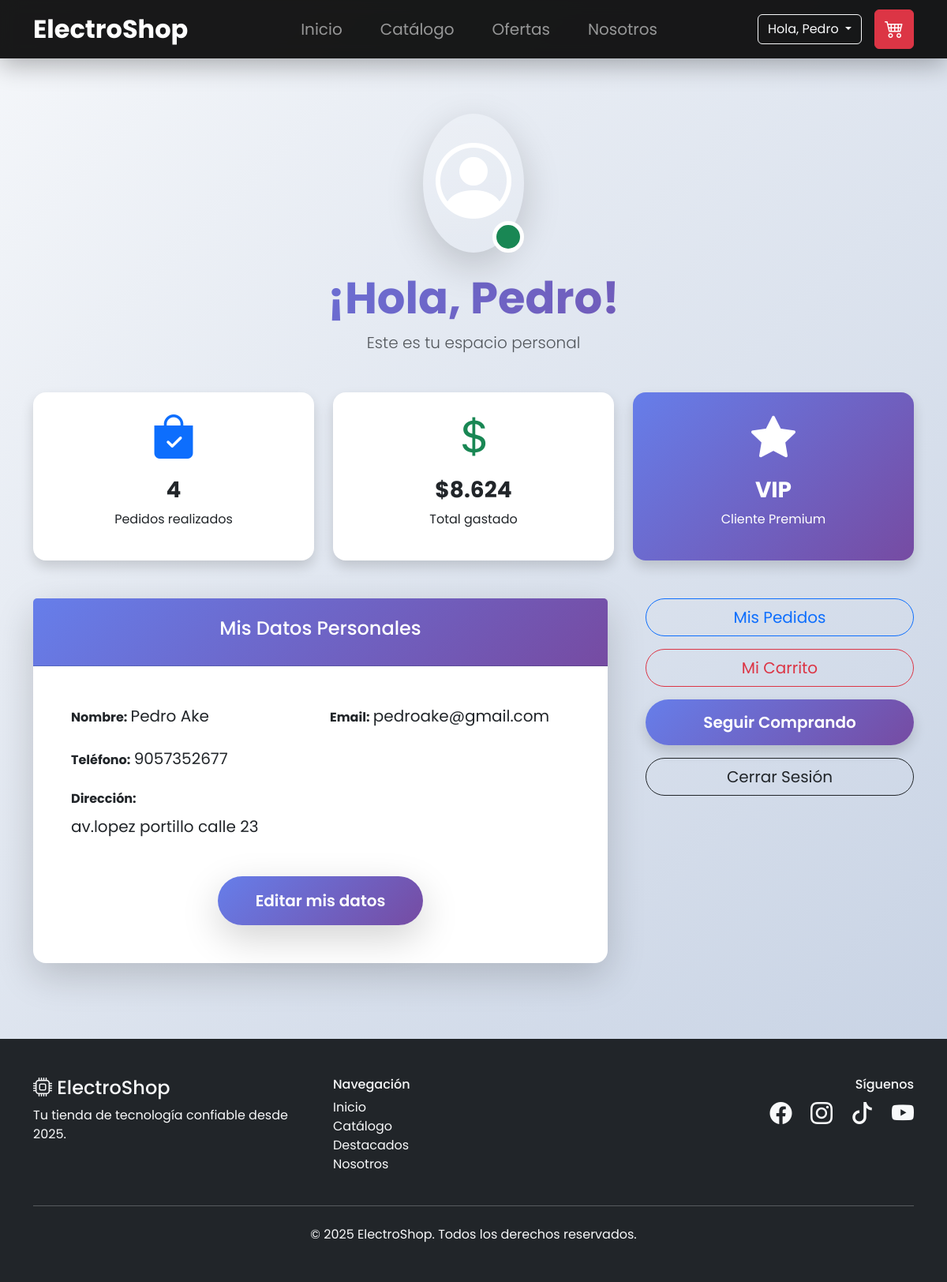
/perfil.php (signed in), run on the app's committed database.
### tables this page shows
CREATE TABLE `usuario` (
  `id_usuario` int(11) NOT NULL,
  `nombre` varchar(100) NOT NULL,
  `apellido` varchar(100) DEFAULT NULL,
  `email` varchar(150) NOT NULL,
  `contraseña` varchar(200) NOT NULL,
  `telefono` varchar(20) NOT NULL,
  `dirrecion` varchar(255) NOT NULL
);

### perfil.php (the view, shortened to what this page needs)
<?php
include 'includes/header.php';
include 'includes/db.php';
$id = $_SESSION['usuario_id'];
$editando = false;
$stmt = $pdo->prepare("SELECT * FROM usuario WHERE id_usuario = ?");
$stmt->execute([$id]);
$user = $stmt->fetch();
$stmt = $pdo->prepare("SELECT COUNT(*) FROM pedido WHERE id_usuario = ?");
$stmt->execute([$id]);
$total_pedidos = $stmt->fetchColumn();
$stmt = $pdo->prepare("SELECT COALESCE(SUM(total), 0) FROM pedido WHERE id_usuario = ?");
$stmt->execute([$id]);
$total_gastado = $stmt->fetchColumn();
?>
<div class="container py-5 mt-5 min-vh-100">
  <?php if ($editando):  ?>
    <div class="row justify-content-center">
      <div class="col-lg-8">
        <div class="card shadow-lg border-0 rounded-4 overflow-hidden">
          <div class="card-header text-white text-center py-4" style="background:var(--gradiente);">
            <h3>Editar Mis Datos</h3>
          </div>
          <div class="card-body p-5">
            <form method="POST">
              <div class="row g-4">
                <div class="col-md-6">
                  <label class="fw-bold">Nombre</label>
                  <input type="text" name="nombre" class="form-control form-control-lg rounded-pill"
                         value="<?= htmlspecialchars($user['nombre']) ?>" required>
                </div>
                <div class="col-md-6">
                  <label class="fw-bold">Apellido</label>
                  <input type="text" name="apellido" class="form-control form-control-lg rounded-pill"
                         value="<?= htmlspecialchars($user['apellido']) ?>" required>
                </div>
                <div class="col-12">
                  <label class="fw-bold">Email (no editable)</label>
                  <input type="email" class="form-control form-control-lg rounded-pill bg-light"
                         value="<?= htmlspecialchars($user['email']) ?>" disabled>
                </div>
                <div class="col-md-6">
                  <label class="fw-bold">Teléfono</label>
                  <input type="text" name="telefono" class="form-control form-control-lg rounded-pill"
                         value="<?= htmlspecialchars($user['telefono']) ?>" required>
                </div>
                <div class="col-12">
                  <label class="fw-bold">Dirección completa</label>
                  <textarea name="direccion" class="form-control rounded-4" rows="4" required><?= htmlspecialchars($user['dirrecion']) ?></textarea>
                </div>
                <hr class="my-4">
                <div class="col-12">
                  <small class="text-muted">Cambiar contraseña (opcional)</small>
                </div>
                <div class="col-md-6">
                  <input type="password" name="pass_nueva" class="form-control form-control-lg rounded-pill" placeholder="Nueva contraseña">
                </div>
                <div class="col-md-6">
                  <input type="password" name="pass_confirm" class="form-control form-control-lg rounded-pill" placeholder="Confirmar contraseña">
                </div>
                <div class="col-12 text-center mt-4">
                  <button type="submit" class="btn btn-gradiente btn-lg px-5 rounded-pill shadow-lg">
                    Guardar Cambios
                  </button>
                  <a href="perfil.php" class="btn btn-outline-secondary btn-lg px-5 rounded-pill ms-3">
                    Cancelar
                  </a>
                </div>
              </div>
            </form>
          </div>
        </div>
      </div>
    </div>
  <?php else:  ?>
    <div class="text-center mb-5">
      <div class="position-relative d-inline-block">
        <div class="bg-gradient rounded-circle p-3 shadow-lg" style="background:var(--gradiente);">
          <i class="bi bi-person-circle text-white" style="font-size: 6rem;"></i>
        </div>
        <span class="position-absolute bottom-0 end-0 bg-success rounded-circle border border-5 border-white" style="width:40px;height:40px;"></span>
      </div>
      <h1 class="display-4 fw-bold mt-4" style="background: linear-gradient(135deg,#667eea,#764ba2);-webkit-background-clip:text;color:transparent;">
      </h1>
      <p class="lead text-muted">Este es tu espacio personal</p>
    </div>
    <div class="row g-4 mb-5">
      <div class="col-md-4">
        <div class="card border-0 shadow text-center p-4 hover-lift rounded-4">
          <i class="bi bi-bag-check-fill display-4 text-primary"></i>
          <h3 class="mt-3 fw-bold"><?= $total_pedidos ?></h3>
          <p>Pedidos realizados</p>
        </div>
      </div>
      <div class="col-md-4">
        <div class="card border-0 shadow text-center p-4 hover-lift rounded-4">
          <i class="bi bi-currency-dollar display-4 text-success"></i>
          <h3 class="mt-3 fw-bold">$<?= number_format($total_gastado,0,',','.') ?></h3>
          <p>Total gastado</p>
        </div>
      </div>
      <div class="col-md-4">
        <div class="card border-0 shadow text-center p-4 hover-lift rounded-4 text-white" style="background:var(--gradiente);">
          <i class="bi bi-star-fill display-4"></i>
          <h3 class="mt-3 fw-bold">VIP</h3>
          <p>Cliente Premium</p>
        </div>
      </div>
    </div>
    <div class="row g-5">
      <div class="col-lg-8">
        <div class="card shadow-lg border-0 rounded-4">
          <div class="card-header text-white text-center py-4" style="background:var(--gradiente);">
            <h4>Mis Datos Personales</h4>
          </div>
          <div class="card-body p-5">
            <div class="row g-4">
              <div class="col-md-6"><strong>Nombre:</strong> <span class="fs-5"><?= htmlspecialchars($user['nombre'].' '.$user['apellido']) ?></span></div>
              <div class="col-md-6"><strong>Email:</strong> <span class="fs-5"><?= htmlspecialchars($user['email']) ?></span></div>
              <div class="col-md-6"><strong>Teléfono:</strong> <span class="fs-5"><?= htmlspecialchars($user['telefono']) ?></span></div>
              <div class="col-12"><strong>Dirección:</strong> <div class="fs-5 mt-2"><?= nl2br(htmlspecialchars($user['dirrecion'])) ?></div></div>
            </div>
            <div class="text-center mt-5">
              <a href="?editar=1" class="btn btn-gradiente btn-lg px-5 py-3 rounded-pill shadow-lg">
                Editar mis datos
              </a>
            </div>
          </div>
        </div>
      </div>
      <div class="col-lg-4">
        <div class="d-grid gap-3">
          <a href="pedidos.php" class="btn btn-outline-primary btn-lg rounded-pill">Mis Pedidos</a>
          <a href="carrito.php" class="btn btn-outline-danger btn-lg rounded-pill">Mi Carrito</a>
          <a href="catalogo.php" class="btn btn-gradiente btn-lg rounded-pill shadow">Seguir Comprando</a>
          <a href="logout.php" class="btn btn-outline-dark btn-lg rounded-pill">Cerrar Sesión</a>
        </div>
      </div>
    </div>
  <?php endif; ?>
</div>
<?php include 'includes/footer.php'; ?>

### includes/header.php (style rules this page uses)
:root { --gradiente: linear-gradient(135deg, #667eea 0%, #764ba2 100%); --azul: #00d2ff; --morado: #3a7bd5; }
body { font-family: 'Poppins', sans-serif; background: linear-gradient(135deg, #f5f7fa 0%, #c3cfe2 100%); min-height: 100vh; }
.btn-gradiente { background: var(--gradiente); border: none; border-radius: 50px; padding: 14px 32px; font-weight: 600; color: white; box-shadow: 0 10px 30px rgba(102,126,234,0.4); transition: all 0.3s; }

### data on the page
usuario: nombre+apellido "Pedro Ake", email "pedroake@gmail.com", telefono "9057352677", dirrecion "av.lopez portillo calle 23"

### other printed values
$_SESSION['usuario_nombre'] "Pedro"
$total_pedidos "4"
$total_gastado "8.624"
